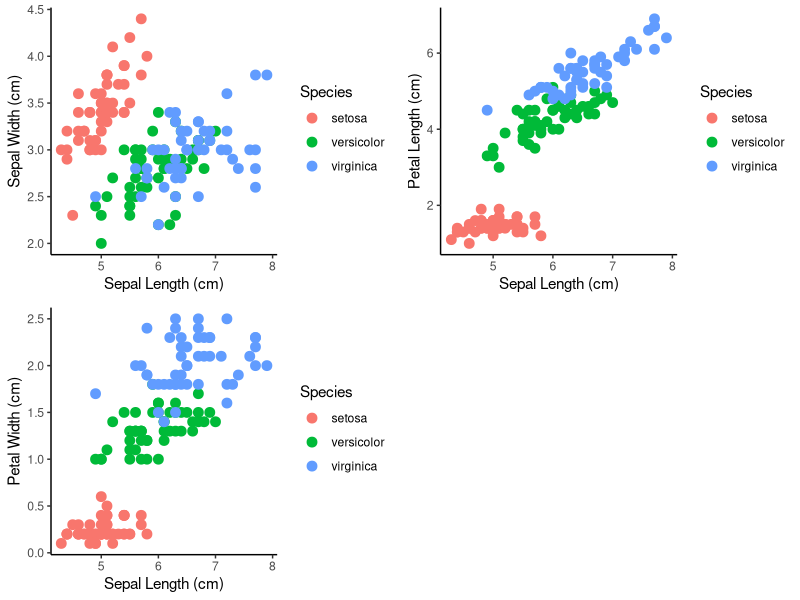
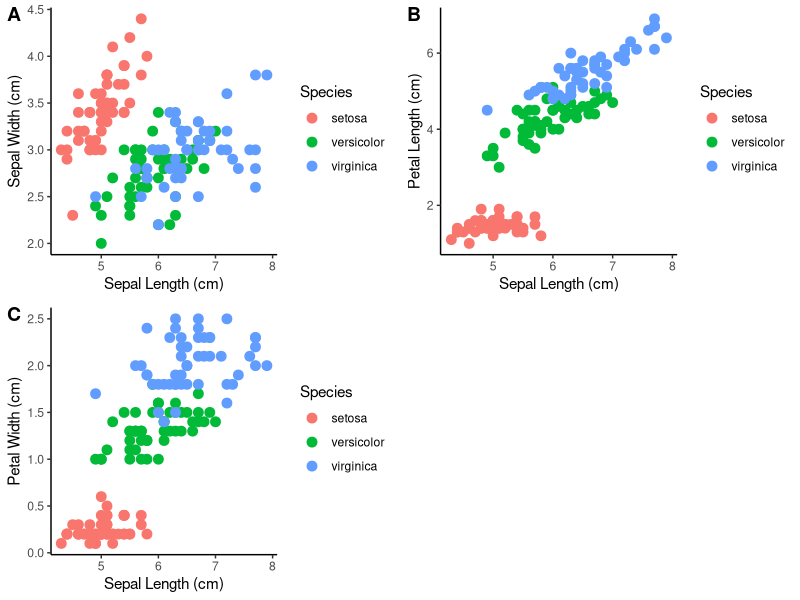
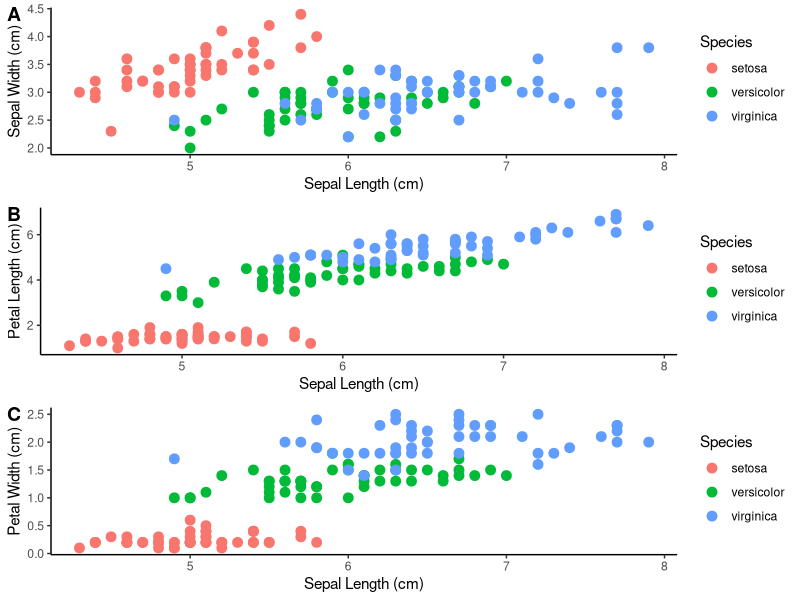
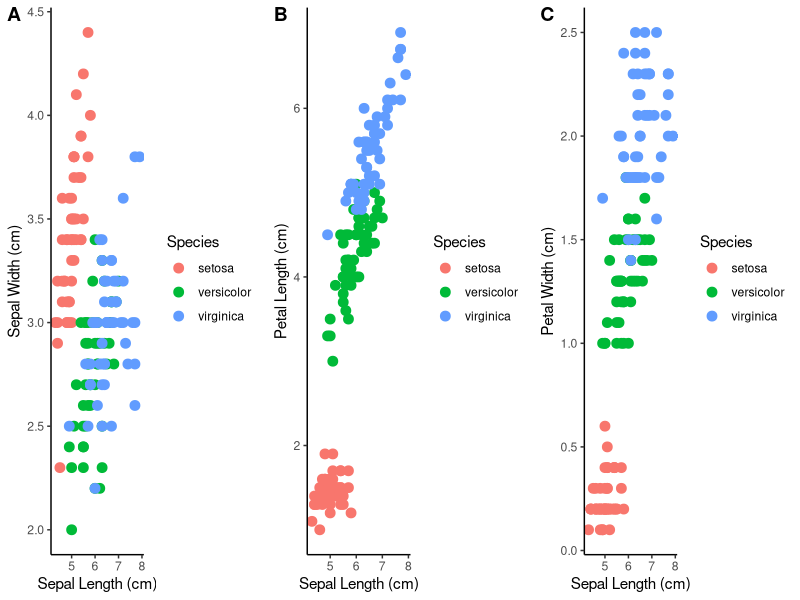
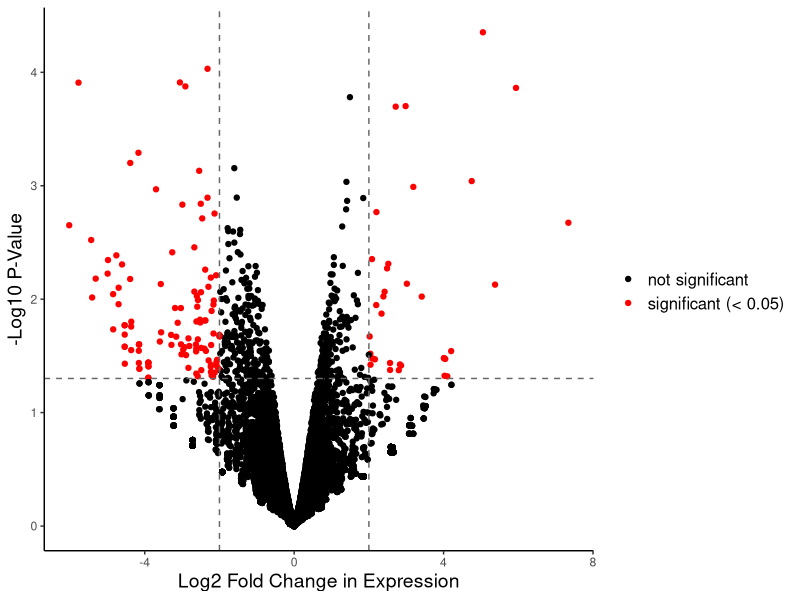
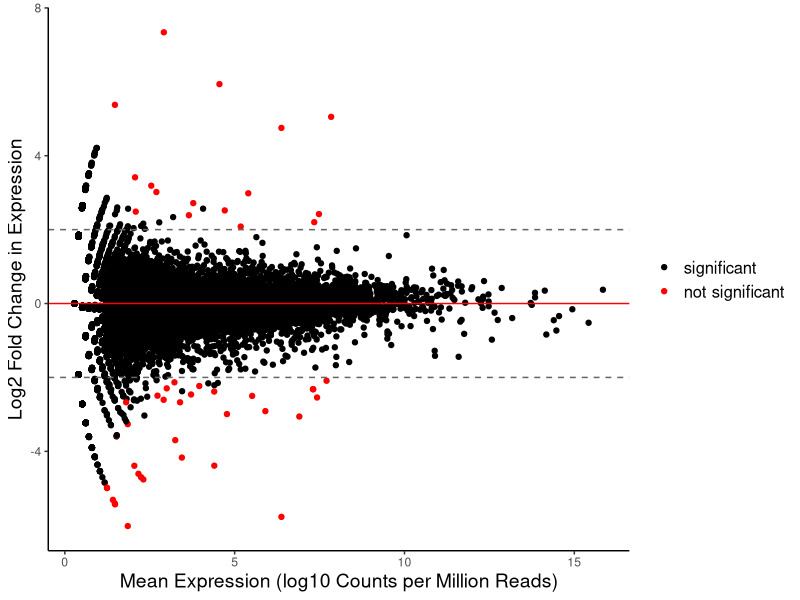

R code for these plots, in order:
## ---- chunk 1
# load libraries
library(tidyverse)
library(conflicted)
library(viridis)
library(magrittr)
library(cowplot)

# configure knit settings
knitr::opts_chunk$set(echo = TRUE, fig.width = 6, fig.height = 4)

# resolve package conflicts
filter <- dplyr::filter
select <- dplyr::select
## ---- chunk 2
#install.packages('cowplot')
## ---- chunk 3
# sepal length vs sepal width
ggplot(iris, aes(x = Sepal.Length, y = Sepal.Width, color = Species)) +
  geom_point(size = 3) +
  labs(x = 'Sepal Length (cm)', y = 'Sepal Width (cm)') +
  theme_classic() -> iris1

# sepal length vs petal length
ggplot(iris, aes(x = Sepal.Length, y = Petal.Length, color = Species)) +
  geom_point(size = 3) +
  labs(x = 'Sepal Length (cm)', y = 'Petal Length (cm)') +
  theme_classic() -> iris2

# sepal length vs petal width
ggplot(iris, aes(x = Sepal.Length, y = Petal.Width, color = Species)) +
  geom_point(size = 3) +
  labs(x = 'Sepal Length (cm)', y = 'Petal Width (cm)') +
  theme_classic() -> iris3
## ---- chunk 4
# basic
plot_grid(iris1, iris2, iris3)

# add labels
plot_grid(iris1, iris2, iris3, labels = c('A', 'B', 'C'))

# specify number of columns/rows
plot_grid(iris1, iris2, iris3, labels = c('A', 'B', 'C'), ncol = 1)

plot_grid(iris1, iris2, iris3, labels = c('A', 'B', 'C'), nrow = 1)
## ---- chunk 5
diff_exp <- read_tsv('demo_diff_exp_tbl.tsv')
## ---- chunk 6
diff_exp %>%
  mutate(log_pvalue = -log10(PValue),
         significant = ifelse(-log10(PValue) > -log10(0.05) & (logFC < -2 | logFC > 2), 
                              'sig', 'notsig')) -> diff_exp_volcplot
## ---- chunk 7
ggplot(diff_exp_volcplot, aes(x = logFC, y = log_pvalue)) +
  geom_point(aes(color = significant)) +
  scale_color_manual(name = '', 
                     values = c('black', 'red'), 
                     labels = c('not significant', 'significant (< 0.05)')) +
  geom_hline(yintercept = -log10(0.05), 
             linetype = 'dashed', 
             color = 'grey40') +
  geom_vline(xintercept = c(-2, 2), 
             linetype = 'dashed', 
             color = 'grey40') +
  labs(x = 'Log2 Fold Change in Expression', y = '-Log10 P-Value') +
  theme_classic() +
  theme(axis.title = element_text(size = 14), 
        legend.text = element_text(size = 12))
## ---- chunk 8
# tidy calculation
diff_exp %>% 
  mutate(significant = ifelse(-log10(PValue) > 2 & (logFC < -2 | logFC > 2), 
                              'sig', 'notsig')) -> diff_exp_maplot
## ---- chunk 9
ggplot(diff_exp_maplot, aes(x = logCPM, y = logFC)) +
  geom_point(aes(color = significant)) +
  scale_color_manual(values = c('black', 'red'), 
                     labels = c('significant', 'not significant')) +
  geom_hline(yintercept = c(-2, 0, 2), 
             linetype = c('dashed', 'solid', 'dashed'), 
             color = c('grey40', 'red', 'grey40')) +
  labs(x = 'Mean Expression (log10 Counts per Million Reads)', 
       y = 'Log2 Fold Change in Expression') +
  theme_classic() +
  theme(legend.title = element_blank(), 
        axis.title = element_text(size = 14),
        legend.text = element_text(size = 12))
